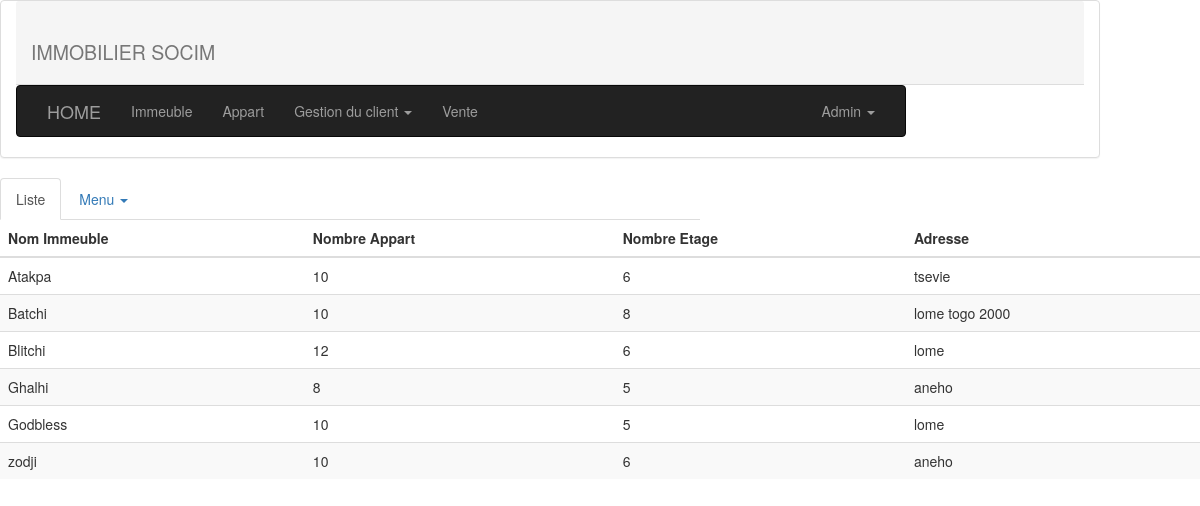
The page /formulaire/frm_im_liste.php (signed in) on the database its author committed.
### tables this page shows
CREATE TABLE `Immeuble` (
  `nomI` varchar(50) NOT NULL,
  `adresseI` varchar(50) NOT NULL,
  `nbrEtage` int(11) NOT NULL,
  `nbreAppart` int(11) NOT NULL
);

### formulaire/frm_resul_im.php (the view)
<?php
  include ("/opt/lampp/htdocs/imm/traitement/connection/conn.php");
 ?>
 <table class="table table-striped">
        <thead>
            <tr>
                <th>Nom Immeuble</th>
                <th>Nombre Appart</th>
                <th>Nombre Etage</th>
                <th>Adresse</th>
            </tr>
        </thead>
            <tbody>
                <tr>
                    <?php
                        $my_sql="SELECT * FROM Immeuble";
                        $result=mysqli_query($link,$my_sql);
                        while ($rows=mysqli_fetch_array($result))
                        {?>
                        <tr>
                            <td> <?= $rows['nomI'] ?> </td>
                            <td> <?= $rows['nbreAppart'] ?> </td>
                            <td> <?= $rows['nbrEtage'] ?> </td>
                            <td> <?= $rows['adresseI'] ?> </td>
                        </tr>
                   <?php  }
                    ?>
                </tr>
            </tbody>
 </table>

### traitement/connection/header.php (style rules this page uses)
body { background: url(/imm/image/k.jpg);; background-attachment: fixed; background-size: cover; }

### rows shown on the page
immeuble: nomI "Atakpa", nbreAppart "10", nbrEtage "6", adresseI "tsevie"
immeuble: nomI "Batchi", nbreAppart "10", nbrEtage "8", adresseI "lome togo 2000"
immeuble: nomI "Blitchi", nbreAppart "12", nbrEtage "6", adresseI "lome"
immeuble: nomI "Ghalhi", nbreAppart "8", nbrEtage "5", adresseI "aneho"
immeuble: nomI "Godbless", nbreAppart "10", nbrEtage "5", adresseI "lome"
immeuble: nomI "zodji", nbreAppart "10", nbrEtage "6", adresseI "aneho"
